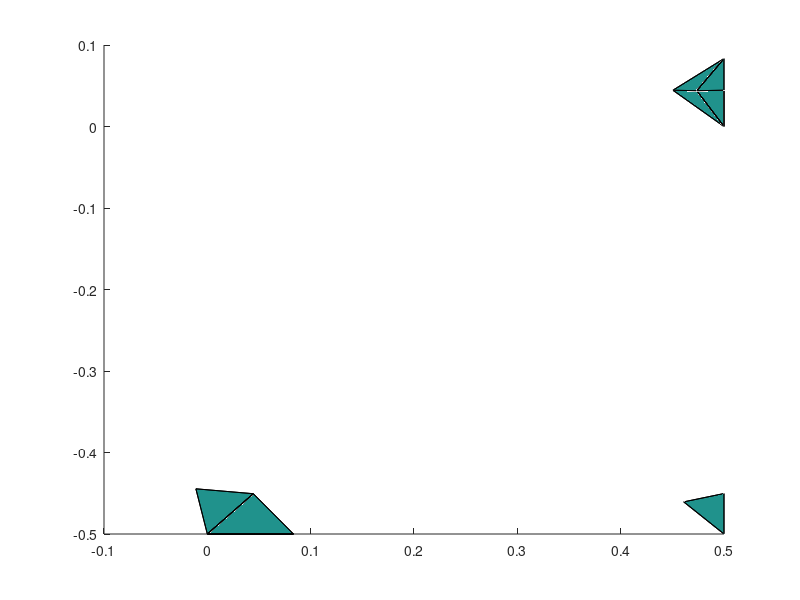

This chart was generated by the following MATLAB code:
 %--------- Problem at Cell ----------
 %----- Ci =    1.00000000000000     
 %----- Cell id =          28
 %----- Interface face defined by points: 
 Interface=[
  6.615324052439142E-010 -0.499999999263321       0.500000000000000     
  3.304766599265818E-010 -0.499999998958031       0.500000000000000     
 -6.618917670897506E-010 -0.499999996694904       0.500000000000000     
  1.875150551326754E-010 -0.499999998143709       0.499999999329127     
  1.225814831584682E-009 -0.499999997736223       0.499999997987381     
  6.450944257940794E-010 -0.499999999131584       0.499999999664563     
  6.615324052439142E-010 -0.499999999263321       0.500000000000000     
 ]
 line(Interface(:,1),Interface(:,2),Interface(:,3))
 %----- Element faces: 
 % ------- face global no  =         109
 % ------- Cif  =  0.999999999999999     
 % ------- at edges on face=           2
 % ------- fictitious edge points=
 % --- of isoEdge =           1
 %  6.615324052439142E-010 -0.499999999263321       0.500000000000000     
 %  3.304766599265818E-010 -0.499999998958031       0.500000000000000     
 % -6.618917670897506E-010 -0.499999996694904       0.500000000000000     
 face109=[
 -1.108158386573851E-002 -0.444549693633376       0.500000000000000     
 -1.377897795862282E-012 -0.500000000000000       0.500000000000000     
  4.448715740563147E-002 -0.450562296285030       0.500000000000000     
 ]
 patch(face109(:,1),face109(:,2),face109(:,3),1)
  % node characterization
 % T F F  0.999999940395355     
 % F T F  0.999999985098839     
 % T F F   1.00000000000000     
 % ------- face global no  =         110
 % ------- Cif  =  0.999999999999998     
 % ------- at edges on face=           2
 % ------- fictitious edge points=
 % --- of isoEdge =           1
 % -6.618917670897506E-010 -0.499999996694904       0.500000000000000     
 %  1.875150551326754E-010 -0.499999998143709       0.499999999329127     
 %  1.225814831584682E-009 -0.499999997736223       0.499999997987381     
 face110=[
 -1.108158386573851E-002 -0.444549693633376       0.500000000000000     
  2.058887747456790E-002 -0.462020119989509       0.466233856944737     
 -1.377897795862282E-012 -0.500000000000000       0.500000000000000     
 ]
 patch(face110(:,1),face110(:,2),face110(:,3),1)
  % node characterization
 % T F F   1.00000000000000     
 % T F F  0.999999940395355     
 % F T F  0.999999940395355     
 % ------- face global no  =         111
 % ------- Cif  =   1.00000000000000     
 % ------- at edges on face=           0
 face111=[
 -1.108158386573851E-002 -0.444549693633376       0.500000000000000     
  4.448715740563147E-002 -0.450562296285030       0.500000000000000     
  2.058887747456790E-002 -0.462020119989509       0.466233856944737     
 ]
 patch(face111(:,1),face111(:,2),face111(:,3),1)
  % node characterization
 % T F F  0.000000000000000E+000
 % T F F  0.000000000000000E+000
 % T F F  0.000000000000000E+000
 % ------- face global no  =         112
 % ------- Cif  =  0.999999999999999     
 % ------- at edges on face=           2
 % ------- fictitious edge points=
 % --- of isoEdge =           1
 %  1.225814831584682E-009 -0.499999997736223       0.499999997987381     
 %  6.450944257940794E-010 -0.499999999131584       0.499999999664563     
 %  6.615324052439142E-010 -0.499999999263321       0.500000000000000     
 face112=[
  2.058887747456790E-002 -0.462020119989509       0.466233856944737     
  4.448715740563147E-002 -0.450562296285030       0.500000000000000     
 -1.377897795862282E-012 -0.500000000000000       0.500000000000000     
 ]
 patch(face112(:,1),face112(:,2),face112(:,3),1)
  % node characterization
 % T F F   1.00000000000000     
 % T F F  0.999999985098839     
 % F T F  0.999999940395355     
 %--------- Problem at Cell ----------
 %----- Ci =    1.00000000000000     
 %----- Cell id =        3749
 %----- Interface face defined by points: 
 Interface=[
  0.500000000000000       1.240385530398846E-009 -0.500000000000000     
  0.500000000000000       1.268567799417308E-009 -0.499999999508908     
  0.500000000000000       6.617772094208441E-010 -0.499999999263362     
  0.499999999738213       8.772276308133264E-010 -0.499999999248413     
  0.499999999214640       1.308128466659397E-009 -0.499999999218515     
  0.499999999738213       1.262966516091257E-009 -0.499999999739505     
  0.500000000000000       1.240385530398846E-009 -0.500000000000000     
 ]
 line(Interface(:,1),Interface(:,2),Interface(:,3))
 %----- Element faces: 
 % ------- face global no  =        2783
 % ------- Cif  =   1.00000000000000     
 % ------- at edges on face=           0
 face2783=[
  0.500000000000000       4.450358596358000E-002 -0.450565094124017     
  0.473647675842125       4.393974234140968E-002 -0.473777726131426     
  0.500000000000000       8.333333333217552E-002 -0.500000000000000     
 ]
 patch(face2783(:,1),face2783(:,2),face2783(:,3),1)
  % node characterization
 % T F F  0.000000000000000E+000
 % T F F  0.000000000000000E+000
 % T F F  0.000000000000000E+000
 % ------- face global no  =       11008
 % ------- Cif  =   1.00000000000000     
 % ------- at edges on face=           2
 % ------- fictitious edge points=
 % --- of isoEdge =           1
 %  0.500000000000000       1.240385530398846E-009 -0.500000000000000     
 %  0.500000000000000       1.268567799417308E-009 -0.499999999508908     
 %  0.500000000000000       6.617772094208441E-010 -0.499999999263362     
 face11008=[
  0.500000000000000       4.450358596358000E-002 -0.450565094124017     
  0.500000000000000      -1.377897795862282E-012 -0.500000000000000     
  0.500000000000000       8.333333333217552E-002 -0.500000000000000     
 ]
 patch(face11008(:,1),face11008(:,2),face11008(:,3),1)
  % node characterization
 % T F F  0.999999985098839     
 % F T F  0.999999985098839     
 % T F F   1.00000000000000     
 % ------- face global no  =        9960
 % ------- Cif  =   1.00000000000000     
 % ------- at edges on face=           2
 % ------- fictitious edge points=
 % --- of isoEdge =           1
 %  0.499999999214640       1.308128466659397E-009 -0.499999999218515     
 %  0.499999999738213       8.772276308133264E-010 -0.499999999248413     
 %  0.500000000000000       6.617772094208441E-010 -0.499999999263362     
 face9960=[
  0.500000000000000       4.450358596358000E-002 -0.450565094124017     
  0.500000000000000      -1.377897795862282E-012 -0.500000000000000     
  0.473647675842125       4.393974234140968E-002 -0.473777726131426     
 ]
 patch(face9960(:,1),face9960(:,2),face9960(:,3),1)
  % node characterization
 % T F F  0.999999985098839     
 % F T F  0.999999970197678     
 % T F F   1.00000000000000     
 % ------- face global no  =       11009
 % ------- Cif  =   1.00000000000000     
 % ------- at edges on face=           2
 % ------- fictitious edge points=
 % --- of isoEdge =           1
 %  0.499999999214640       1.308128466659397E-009 -0.499999999218515     
 %  0.499999999738213       1.262966516091257E-009 -0.499999999739505     
 %  0.500000000000000       1.240385530398846E-009 -0.500000000000000     
 face11009=[
  0.500000000000000      -1.377897795862282E-012 -0.500000000000000     
  0.473647675842125       4.393974234140968E-002 -0.473777726131426     
  0.500000000000000       8.333333333217552E-002 -0.500000000000000     
 ]
 patch(face11009(:,1),face11009(:,2),face11009(:,3),1)
  % node characterization
 % F T F  0.999999970197678     
 % T F F   1.00000000000000     
 % T F F  0.999999985098839     
 %--------- Problem at Cell ----------
 %----- Ci =    1.00000000000000     
 %----- Cell id =        6176
 %----- Interface face defined by points: 
 Interface=[
  0.500000000000000       1.240385530398846E-009 -0.500000000000000     
  0.499999999738213       1.262966516091257E-009 -0.499999999739505     
  0.499999999214640       1.308128466659397E-009 -0.499999999218515     
  0.499999998494525       1.755699263056298E-009 -0.499999999479010     
  0.499999994108592       5.303059602557170E-009 -0.500000000000000     
  0.499999999509049       1.268500846030030E-009 -0.500000000000000     
  0.500000000000000       1.240385530398846E-009 -0.500000000000000     
 ]
 line(Interface(:,1),Interface(:,2),Interface(:,3))
 %----- Element faces: 
 % ------- face global no  =         811
 % ------- Cif  =   1.00000000000000     
 % ------- at edges on face=           0
 face811=[
  0.450579285834519       4.449684687632541E-002 -0.500000000000000     
  0.500000000000000       8.333333333217552E-002 -0.500000000000000     
  0.473647675842125       4.393974234140968E-002 -0.473777726131426     
 ]
 patch(face811(:,1),face811(:,2),face811(:,3),1)
  % node characterization
 % T F F  0.000000000000000E+000
 % T F F  0.000000000000000E+000
 % T F F  0.000000000000000E+000
 % ------- face global no  =       11009
 % ------- Cif  =   1.00000000000000     
 % ------- at edges on face=           2
 % ------- fictitious edge points=
 % --- of isoEdge =           1
 %  0.499999999214640       1.308128466659397E-009 -0.499999999218515     
 %  0.499999999738213       1.262966516091257E-009 -0.499999999739505     
 %  0.500000000000000       1.240385530398846E-009 -0.500000000000000     
 face11009=[
  0.500000000000000      -1.377897795862282E-012 -0.500000000000000     
  0.473647675842125       4.393974234140968E-002 -0.473777726131426     
  0.500000000000000       8.333333333217552E-002 -0.500000000000000     
 ]
 patch(face11009(:,1),face11009(:,2),face11009(:,3),1)
  % node characterization
 % F T F  0.999999970197678     
 % T F F   1.00000000000000     
 % T F F  0.999999985098839     
 % ------- face global no  =        9943
 % ------- Cif  =  0.999999999999997     
 % ------- at edges on face=           2
 % ------- fictitious edge points=
 % --- of isoEdge =           1
 %  0.499999994108592       5.303059602557170E-009 -0.500000000000000     
 %  0.499999998494525       1.755699263056298E-009 -0.499999999479010     
 %  0.499999999214640       1.308128466659397E-009 -0.499999999218515     
 face9943=[
  0.450579285834519       4.449684687632541E-002 -0.500000000000000     
  0.473647675842125       4.393974234140968E-002 -0.473777726131426     
  0.500000000000000      -1.377897795862282E-012 -0.500000000000000     
 ]
 patch(face9943(:,1),face9943(:,2),face9943(:,3),1)
  % node characterization
 % T F F   1.00000000000000     
 % T F F  0.999999970197678     
 % F T F  0.999999880790710     
 % ------- face global no  =       16234
 % ------- Cif  =  0.999999999999999     
 % ------- at edges on face=           2
 % ------- fictitious edge points=
 % --- of isoEdge =           1
 %  0.499999994108592       5.303059602557170E-009 -0.500000000000000     
 %  0.499999999509049       1.268500846030030E-009 -0.500000000000000     
 %  0.500000000000000       1.240385530398846E-009 -0.500000000000000     
 face16234=[
  0.500000000000000      -1.377897795862282E-012 -0.500000000000000     
  0.450579285834519       4.449684687632541E-002 -0.500000000000000     
  0.500000000000000       8.333333333217552E-002 -0.500000000000000     
 ]
 patch(face16234(:,1),face16234(:,2),face16234(:,3),1)
  % node characterization
 % F T F  0.999999880790710     
 % T F F   1.00000000000000     
 % T F F  0.999999985098839     
 %--------- Problem at Cell ----------
 %----- Ci =    1.00000000000000     
 %----- Cell id =        6325
 %----- Interface face defined by points: 
 Interface=[
  1.225814831584682E-009 -0.499999997736223       0.499999997987381     
  2.658176713465910E-009 -0.499999998490815       0.499999996635085     
  5.522900477228365E-009 -0.500000000000000       0.499999993930494     
  1.286820920654019E-009 -0.500000000000000       0.499999999494208     
  1.240385530398846E-009 -0.500000000000000       0.500000000000000     
  1.030996510387183E-009 -0.499999999622704       0.499999999664563     
  1.225814831584682E-009 -0.499999997736223       0.499999997987381     
 ]
 line(Interface(:,1),Interface(:,2),Interface(:,3))
 %----- Element faces: 
 % ------- face global no  =        1786
 % ------- Cif  =   1.00000000000000     
 % ------- at edges on face=           0
 face1786=[
  4.634100576557246E-002 -0.500000000000000       0.449085294586698     
  8.333333333217552E-002 -0.500000000000000       0.500000000000000     
  2.058887747456790E-002 -0.462020119989509       0.466233856944737     
 ]
 patch(face1786(:,1),face1786(:,2),face1786(:,3),1)
  % node characterization
 % T F F  0.000000000000000E+000
 % T F F  0.000000000000000E+000
 % T F F  0.000000000000000E+000
 % ------- face global no  =       16509
 % ------- Cif  =  0.999999999999993     
 % ------- at edges on face=           2
 % ------- fictitious edge points=
 % --- of isoEdge =           1
 %  1.225814831584682E-009 -0.499999997736223       0.499999997987381     
 %  2.658176713465910E-009 -0.499999998490815       0.499999996635085     
 %  5.522900477228365E-009 -0.500000000000000       0.499999993930494     
 face16509=[
  4.634100576557246E-002 -0.500000000000000       0.449085294586698     
 -1.377897795862282E-012 -0.500000000000000       0.500000000000000     
  2.058887747456790E-002 -0.462020119989509       0.466233856944737     
 ]
 patch(face16509(:,1),face16509(:,2),face16509(:,3),1)
  % node characterization
 % T F F  0.999999880790710     
 % F T F  0.999999940395355     
 % T F F   1.00000000000000     
 % ------- face global no  =       16510
 % ------- Cif  =  0.999999999999999     
 % ------- at edges on face=           2
 % ------- fictitious edge points=
 % --- of isoEdge =           1
 %  5.522900477228365E-009 -0.500000000000000       0.499999993930494     
 %  1.286820920654019E-009 -0.500000000000000       0.499999999494208     
 %  1.240385530398846E-009 -0.500000000000000       0.500000000000000     
 face16510=[
  4.634100576557246E-002 -0.500000000000000       0.449085294586698     
  8.333333333217552E-002 -0.500000000000000       0.500000000000000     
 -1.377897795862282E-012 -0.500000000000000       0.500000000000000     
 ]
 patch(face16510(:,1),face16510(:,2),face16510(:,3),1)
  % node characterization
 % T F F   1.00000000000000     
 % T F F  0.999999985098839     
 % F T F  0.999999880790710     
 % ------- face global no  =       16511
 % ------- Cif  =  0.999999999999999     
 % ------- at edges on face=           2
 % ------- fictitious edge points=
 % --- of isoEdge =           1
 %  1.240385530398846E-009 -0.500000000000000       0.500000000000000     
 %  1.030996510387183E-009 -0.499999999622704       0.499999999664563     
 %  1.225814831584682E-009 -0.499999997736223       0.499999997987381     
 face16511=[
 -1.377897795862282E-012 -0.500000000000000       0.500000000000000     
  8.333333333217552E-002 -0.500000000000000       0.500000000000000     
  2.058887747456790E-002 -0.462020119989509       0.466233856944737     
 ]
 patch(face16511(:,1),face16511(:,2),face16511(:,3),1)
  % node characterization
 % F T F  0.999999985098839     
 % T F F   1.00000000000000     
 % T F F  0.999999940395355     
 %--------- Problem at Cell ----------
 %----- Ci =    1.00000000000000     
 %----- Cell id =        7138
 %----- Interface face defined by points: 
 Interface=[
  6.615324052439142E-010 -0.499999999263321       0.500000000000000     
  6.450944257940794E-010 -0.499999999131584       0.499999999664563     
  1.225814831584682E-009 -0.499999997736223       0.499999997987381     
  1.030996510387183E-009 -0.499999999622704       0.499999999664563     
  1.240385530398846E-009 -0.500000000000000       0.500000000000000     
  1.268404589693795E-009 -0.499999999508881       0.500000000000000     
  6.615324052439142E-010 -0.499999999263321       0.500000000000000     
 ]
 line(Interface(:,1),Interface(:,2),Interface(:,3))
 %----- Element faces: 
 % ------- face global no  =       17902
 % ------- Cif  =   1.00000000000000     
 % ------- at edges on face=           0
 face17902=[
  2.058887747456790E-002 -0.462020119989509       0.466233856944737     
  4.448715740563147E-002 -0.450562296285030       0.500000000000000     
  8.333333333217552E-002 -0.500000000000000       0.500000000000000     
 ]
 patch(face17902(:,1),face17902(:,2),face17902(:,3),1)
  % node characterization
 % T F F  0.000000000000000E+000
 % T F F  0.000000000000000E+000
 % T F F  0.000000000000000E+000
 % ------- face global no  =         112
 % ------- Cif  =  0.999999999999999     
 % ------- at edges on face=           2
 % ------- fictitious edge points=
 % --- of isoEdge =           1
 %  1.225814831584682E-009 -0.499999997736223       0.499999997987381     
 %  6.450944257940794E-010 -0.499999999131584       0.499999999664563     
 %  6.615324052439142E-010 -0.499999999263321       0.500000000000000     
 face112=[
  2.058887747456790E-002 -0.462020119989509       0.466233856944737     
  4.448715740563147E-002 -0.450562296285030       0.500000000000000     
 -1.377897795862282E-012 -0.500000000000000       0.500000000000000     
 ]
 patch(face112(:,1),face112(:,2),face112(:,3),1)
  % node characterization
 % T F F   1.00000000000000     
 % T F F  0.999999985098839     
 % F T F  0.999999940395355     
 % ------- face global no  =       16511
 % ------- Cif  =  0.999999999999999     
 % ------- at edges on face=           2
 % ------- fictitious edge points=
 % --- of isoEdge =           1
 %  1.240385530398846E-009 -0.500000000000000       0.500000000000000     
 %  1.030996510387183E-009 -0.499999999622704       0.499999999664563     
 %  1.225814831584682E-009 -0.499999997736223       0.499999997987381     
 face16511=[
 -1.377897795862282E-012 -0.500000000000000       0.500000000000000     
  8.333333333217552E-002 -0.500000000000000       0.500000000000000     
  2.058887747456790E-002 -0.462020119989509       0.466233856944737     
 ]
 patch(face16511(:,1),face16511(:,2),face16511(:,3),1)
  % node characterization
 % F T F  0.999999985098839     
 % T F F   1.00000000000000     
 % T F F  0.999999940395355     
 % ------- face global no  =       17903
 % ------- Cif  =   1.00000000000000     
 % ------- at edges on face=           2
 % ------- fictitious edge points=
 % --- of isoEdge =           1
 %  1.240385530398846E-009 -0.500000000000000       0.500000000000000     
 %  1.268404589693795E-009 -0.499999999508881       0.500000000000000     
 %  6.615324052439142E-010 -0.499999999263321       0.500000000000000     
 face17903=[
 -1.377897795862282E-012 -0.500000000000000       0.500000000000000     
  8.333333333217552E-002 -0.500000000000000       0.500000000000000     
  4.448715740563147E-002 -0.450562296285030       0.500000000000000     
 ]
 patch(face17903(:,1),face17903(:,2),face17903(:,3),1)
  % node characterization
 % F T F  0.999999985098839     
 % T F F   1.00000000000000     
 % T F F  0.999999985098839     
 %--------- Problem at Cell ----------
 %----- Ci =    1.00000000000000     
 %----- Cell id =        9973
 %----- Interface face defined by points: 
 Interface=[
  0.500000000000000      -0.499999999260021       6.625786516667453E-010
  0.500000000000000      -0.499999999506681       1.269102087309015E-009
  0.500000000000000      -0.500000000000000       1.240385530398846E-009
  0.499999999612855      -0.499999999608327       9.111783931536888E-010
  0.499999995354254      -0.499999995299923       1.015190114264652E-009
  0.499999999225709      -0.499999998230015       1.053325503208580E-009
  0.500000000000000      -0.499999999260021       6.625786516667453E-010
 ]
 line(Interface(:,1),Interface(:,2),Interface(:,3))
 %----- Element faces: 
 % ------- face global no  =       21287
 % ------- Cif  =   1.00000000000000     
 % ------- at edges on face=           0
 face21287=[
  0.500000000000000      -0.500000000000000       8.333333333217552E-002
  0.500000000000000      -0.450340850070335       4.455736972505717E-002
  0.461028662080980      -0.460572899071575       8.527590560020511E-003
 ]
 patch(face21287(:,1),face21287(:,2),face21287(:,3),1)
  % node characterization
 % T F F  0.000000000000000E+000
 % T F F  0.000000000000000E+000
 % T F F  0.000000000000000E+000
 % ------- face global no  =       21288
 % ------- Cif  =   1.00000000000000     
 % ------- at edges on face=           2
 % ------- fictitious edge points=
 % --- of isoEdge =           1
 %  0.500000000000000      -0.499999999260021       6.625786516667453E-010
 %  0.500000000000000      -0.499999999506681       1.269102087309015E-009
 %  0.500000000000000      -0.500000000000000       1.240385530398846E-009
 face21288=[
  0.500000000000000      -0.500000000000000       8.333333333217552E-002
  0.500000000000000      -0.500000000000000      -1.377897795862282E-012
  0.500000000000000      -0.450340850070335       4.455736972505717E-002
 ]
 patch(face21288(:,1),face21288(:,2),face21288(:,3),1)
  % node characterization
 % T F F  0.999999985098839     
 % F T F  0.999999985098839     
 % T F F   1.00000000000000     
 % ------- face global no  =       16183
 % ------- Cif  =  0.999999999999999     
 % ------- at edges on face=           2
 % ------- fictitious edge points=
 % --- of isoEdge =           1
 %  0.499999995354254      -0.499999995299923       1.015190114264652E-009
 %  0.499999999612855      -0.499999999608327       9.111783931536888E-010
 %  0.500000000000000      -0.500000000000000       1.240385530398846E-009
 face16183=[
  0.500000000000000      -0.500000000000000       8.333333333217552E-002
  0.500000000000000      -0.500000000000000      -1.377897795862282E-012
  0.461028662080980      -0.460572899071575       8.527590560020511E-003
 ]
 patch(face16183(:,1),face16183(:,2),face16183(:,3),1)
  % node characterization
 % T F F  0.999999985098839     
 % F T F  0.999999880790710     
 % T F F   1.00000000000000     
 % ------- face global no  =        9859
 % ------- Cif  =  0.999999999999997     
 % ------- at edges on face=           2
 % ------- fictitious edge points=
 % --- of isoEdge =           1
 %  0.500000000000000      -0.499999999260021       6.625786516667453E-010
 %  0.499999999225709      -0.499999998230015       1.053325503208580E-009
 %  0.499999995354254      -0.499999995299923       1.015190114264652E-009
 face9859=[
  0.461028662080980      -0.460572899071575       8.527590560020511E-003
  0.500000000000000      -0.500000000000000      -1.377897795862282E-012
  0.500000000000000      -0.450340850070335       4.455736972505717E-002
 ]
 patch(face9859(:,1),face9859(:,2),face9859(:,3),1)
  % node characterization
 % T F F  0.999999880790710     
 % F T F  0.999999985098839     
 % T F F   1.00000000000000     
